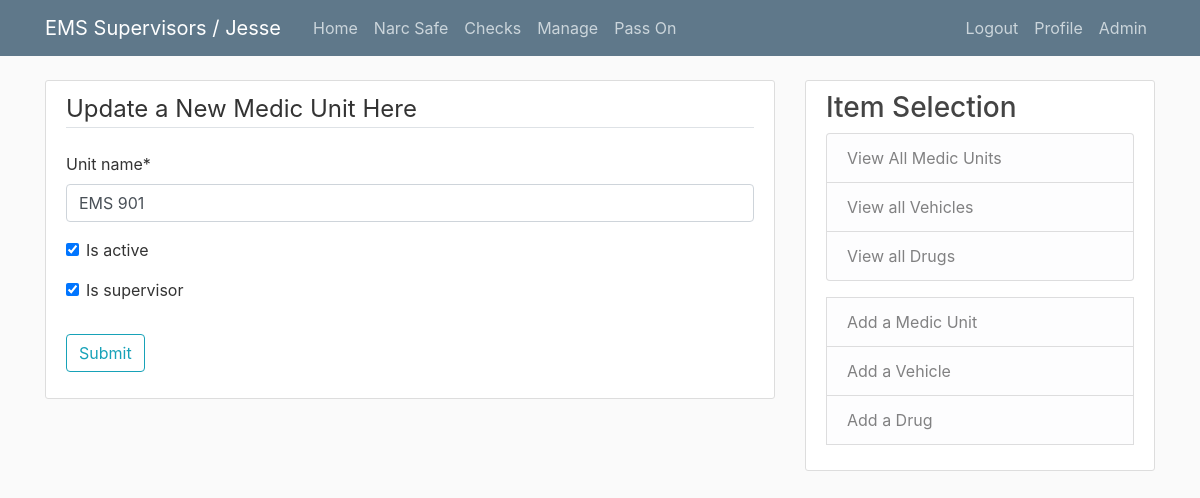
Page /manage/medic_unit/18/update/ (signed in) on the committed database.
### components/models.py (models this page shows, shortened)
class MedicUnit(models.Model):
    unit_name = models.CharField(max_length=50, default='')
    is_active = models.BooleanField(default=True)
    is_supervisor = models.BooleanField(default=False)

### components/views.py (the view)
# urls.py: path('manage/medic_unit/<int:pk>/update/', MedicUpdateView.as_view(), name='medicunit_update'),
class MedicUpdateView(LoginRequiredMixin,UpdateView):
    model = MedicUnit
    fields = ['unit_name', 'is_active', 'is_supervisor']
    success_url = '/manage/medic_unit'

### templates/components/medicunit_form.html (shortened to what this page needs)
{% extends 'components/manage_base.html' %}
{% load crispy_forms_tags %}
{% block content %}
<div class='content-section'>
    <form method="POST">
        <fieldset class='form-group'>
            <legend class="border-bottom mb-4">Update a New Medic Unit Here</legend>
            {{ form|crispy }}
        </fieldset>
        <div class="form-group">
            <button class='btn btn-outline-info' type='submit'>Submit</button>
        </div>
    </form>
</div>
{% endblock %}

### templates/base.html (shortened to what this page needs)
{% load static %}
<!DOCTYPE html>
<html lang="en">
<head>
    <link rel="stylesheet" href="https://maxcdn.bootstrapcdn.com/bootstrap/4.0.0/css/bootstrap.min.css">
    <link rel="stylesheet" type="text/css" href="{% static 'blog/main.css' %}">
</head>
<body>
    <header class="site-header">
        <nav class="navbar navbar-expand-md navbar-dark bg-steel fixed-top">
            <div class="container">
            {% if request.user.is_anonymous == True %}
            <a class="navbar-brand mr-4" href="/">EMS Supervisors / Logged Out</a>
            {% else %}
            <a class="navbar-brand mr-4" href="/">EMS Supervisors / {{ request.user|title }}</a>
            {% endif %}
            <div class="collapse navbar-collapse" id="navbarToggle">
                <div class="navbar-nav mr-auto">
                <a class="nav-item nav-link" href="{% url 'home' %}">Home</a>
                <a class="nav-item nav-link" href="{% url 'safe_home_view' %}">Narc Safe</a>
                <a class="nav-item nav-link" href="{% url 'check_home_view' %}">Checks</a>
                <a class="nav-item nav-link" href="{% url 'component_home_view' %}">Manage</a>
                <a class="nav-item nav-link" href="{% url 'blog' %}">Pass On</a>
                </div>
                <div class="navbar-nav">
                {% if user.is_authenticated %}
                    <a class="nav-item nav-link" href="{% url 'logout' %}">Logout</a>
                    <a class="nav-item nav-link" href="{% url 'profile' %}">Profile</a>
                    <a class="nav-item nav-link" href="/admin">Admin</a>
                {% else %}
                    <a class="nav-item nav-link" href="{% url 'login' %}">Login</a>
                    <a class="nav-item nav-link" href="{% url 'register' %}">Register</a>
                {% endif %}
                </div>
            </div>
            </div>
        </nav>
    </header>
    <main role="main" class="container">
        <div class="row">
            <div class="col-md-8">
            {% block content %}{% endblock %}
            </div>
            {% if request.get_full_path == '/' %}
                <div class="col-md-4">
                <div class="content-section">
                    <h3>Additional Information</h3>
                    <p class='text-muted'>You can put any information here you'd like.
                    <ul class="list-group">
                        <li class="list-group-item list-group-item-light">Latest Posts</li>
                        <li class="list-group-item list-group-item-light">Announcements</li>
                        <li class="list-group-item list-group-item-light">Calendars</li>
                        <li class="list-group-item list-group-item-light">etc</li>
                    </ul>
                    </p>
            {% else %}
                {% block content_too %}
                {% endblock %}
            {% endif %}
            </div>
            </div>
        </div>
        </main>
</body>
</html>

### blog/static/blog/main.css (style rules this page uses)
body { background: #fafafa; color: #333333; margin-top: 5rem; }
.bg-steel { background-color: #5f788a; }
.site-header .navbar-nav .nav-link { color: #cbd5db; }
.content-section { background: #ffffff; padding: 10px 20px; border: 1px solid #dddddd; border-radius: 3px; margin-bottom: 20px; }

### rows in the picture
MedicUnit: unit_name "EMS 901", is_active "☑", is_supervisor "☑"

### other values in the picture
{{ request.user|title }} "Jesse"
